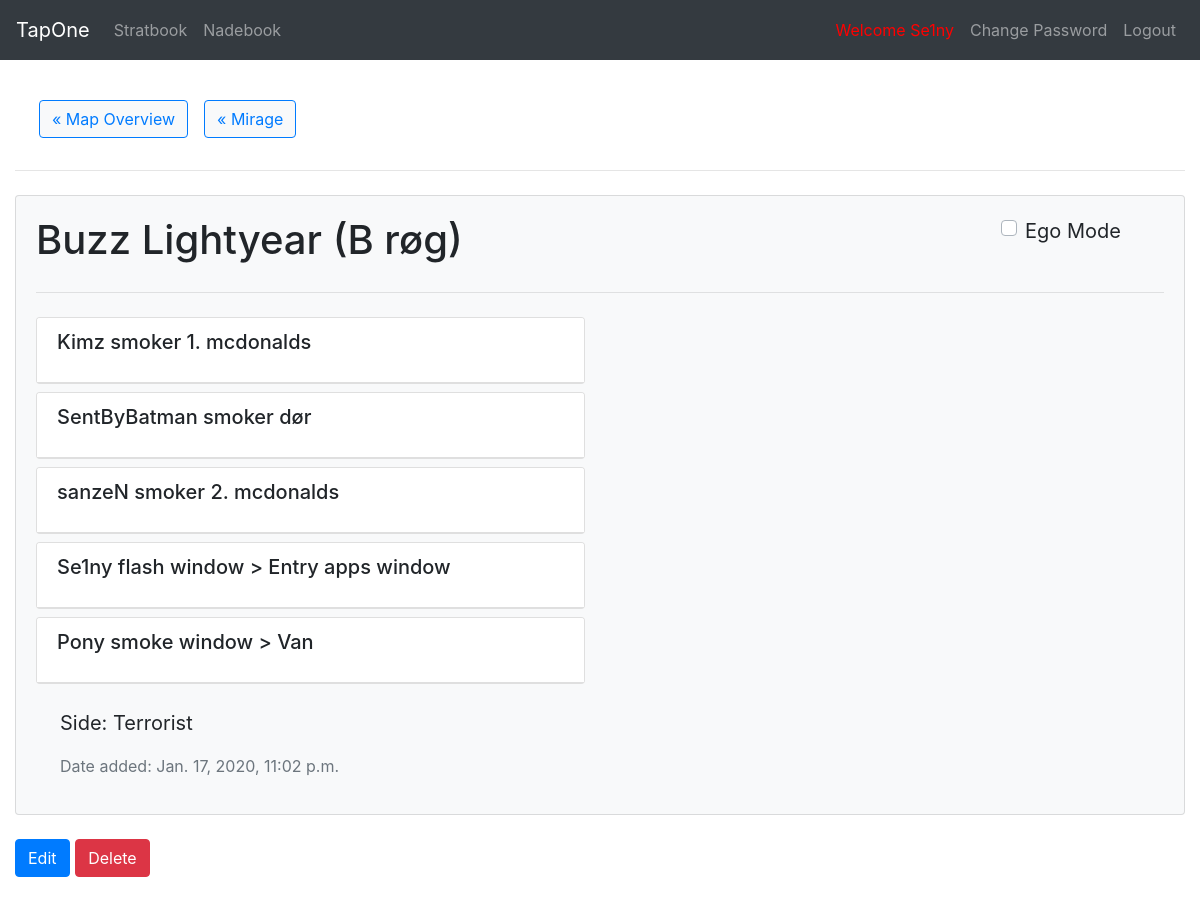
The page /stratbook/strat/1/ (signed in) on the database its author committed.
### StratBook/models.py (models this page shows, shortened)
class Strategy(models.Model):
    TEAM_CHOICES = [
        ('T', 'Terrorist'),
        ('CT', 'Counter-Terrorist')
    ]
    map_name = models.ForeignKey(Map, on_delete=models.CASCADE)
    name = models.CharField(max_length=200)
    team = models.CharField(max_length=2, choices=TEAM_CHOICES)
    added_date = models.DateTimeField('date added', default=timezone.now)
    def team_text(self):
        for (t, name) in self.TEAM_CHOICES:
            if self.team == t:
                return name

class Map(models.Model):
    name = models.CharField(max_length=50)
    active_duty = models.BooleanField(default=True)
    img = models.ImageField(upload_to=map_directory_path, blank=True, null=True)

class Bullet(models.Model):
    text = models.CharField(max_length=200, blank=True)
    strategy = models.ForeignKey(Strategy, on_delete=models.CASCADE)
    player = models.ForeignKey(get_user_model(),
            on_delete=models.SET_NULL, blank=True, null=True)
    nade = models.ForeignKey(Nade, on_delete=models.SET_NULL, blank=True, null=True)
    def replace_player_text(self):
        if self.player:
            name = self.player.username
            return self.text.replace("@player", name)
        else:
            return self.text

### StratBook/views.py (the view)
# urls.py: path('strat/<int:pk>/', views.StrategyDetailView.as_view(), name="strat"),
@method_decorator(login_required, name='dispatch')
@method_decorator(permission_required('StratBook.view_strategy', raise_exception=True), name ='dispatch')
class StrategyDetailView(generic.DetailView):
    model = Strategy
    template_name = 'StratBook/strat_detail.html'
    context_object_name = 'strat'

### StratBook/models.py (called while the page is built)
    def get_setup_image_url(self):
        if (self.setup_img):
            return self.setup_img.url
        if (self.setup_img_link):
            return self.setup_img_link
        return ''

    def get_image_url(self):
        if (self.img):
            return self.img.url
        if (self.img_link):
            return self.img_link
        return ''

    def type_text(self):
        for (t, name) in self.NADE_TYPE_CHOICES:
            if self.nade_type == t:
                return name

    def has_setup(self):
        if (self.setup_img):
            return True
        elif (self.setup_img_link):
            return True
        else:
            return False

### StratBook/templates/StratBook/strat_detail.html (shortened to what this page needs)
{% extends "base.html" %}
{% load static %}
{% block content %}
<link rel="stylesheet" type="text/css" href={% static 'StratBook/css/strat_detail.css' %}>
{% include 'StratBook/_mini_nav.html' %}
<hr>
<div class="card bg-light mt-4">
  <div class="card-body">
    <div class="row">
      <div class="col-10">
        <h1 class="card-title">{{strat.name}}</h1>
      </div>
      <div class="col-2">
        <div class="custom-control custom-checkbox mb-4">
          <label class="custom-control-label" for="egoCheck">Ego Mode</label>
        </div>
      </div>
    </div>
    <hr>
    <p class="card-text">
      <div id="bullets">
        {% if not strat.bullet_set.all %}
        <p class="text-muted">
          <small>No description available for this strategy</small>
        </p>
        {% else %}
          {% for bullet in strat.bullet_set.all %}
            {% include 'StratBook/_bullet_card.html' %}
          {% endfor %}
        {% endif %}
      </div>
      <p class="team mt-4 ml-4">Side: {{strat.team_text}}</p>
      <p class="date text-muted ml-4">
        <small>Date added: {{strat.added_date}}</small>
      </p>
    </p>
  </div>
</div>
{% if perms.StratBook.change_strategy %}
    <a class="btn btn-primary mb-4 mt-4" href={% url 'StratBook:update_strat' strat.id %}>Edit</a>
{% endif %}
{% if perms.StratBook.delete_strategy %}
    <a class="btn btn-danger mb-4 mt-4" href={% url 'StratBook:delete_strat' strat.id %}>Delete</a>
{% endif %}
{% endblock %}

### templates/navbar.html (shortened to what this page needs)
<nav class="navbar navbar-expand-sm navbar-dark bg-dark">
  <a class="navbar-brand" href={% url 'index' %}>TapOne</a>
  <div class="collapse navbar-collapse" id="navbarsExample04">
    <ul class="navbar-nav mr-auto">
      <li class="nav-item">
        <a class="nav-link" href={% url 'StratBook:index' %}>Stratbook</a>
      </li>
      <li class="nav-item">
              <a class="nav-link" href={% url 'StratBook:nadebook' %}>Nadebook</a>
      </li>
    </ul>
    <ul class="navbar-nav ml-auto">
        {% if user.is_authenticated %}
          <li class="nav-item">
            <div class="welcomer"> Welcome {{user.username}}</div>
          </li>
          <li class="nav-item">
            <a class="nav-link" href={% url 'password_change' %}>Change Password</a>
          </li>
          <li class="nav-item">
            <a class="nav-link" href={% url 'logout' %}>Logout</a>
          </li>
        {% endif %}
    </ul>
  </div>
</nav>

### StratBook/templates/StratBook/_mini_nav.html (shortened to what this page needs)
<nav class="navbar navbar-expand-sm">
  <ul class="navbar-nav mr-auto">
    <li class="nav-link">
            <a class="btn btn-outline-primary btn-light"
                    href={% url 'StratBook:index' %}>&laquo Map Overview</a>
    </li>
    {% if strat %}
    <li class="nav-link">
      <a class="btn btn-outline-primary btn-light"
              href={% url 'StratBook:map' strat.map_name.id %}>&laquo; {{strat.map_name.name}}
    </li>
    {% endif %}
  </ul>
</nav>

### StratBook/templates/StratBook/_bullet_card.html (shortened to what this page needs)
<div class="row">
  <div class="col-6">
    <div class="card mt-2">
      <a class="card-link" data-toggle="collapse" data-target="#collapse-{{bullet.id}}"
              aria-expanded="false" aria-controls="collapse-{{bullet.id}}">
        <div class="card-header bg-white" id="heading-{{bullet.id}}">
          <h5>{{bullet.replace_player_text|linebreaks}}</h5>
        </div>
      </a>
    </div>
  </div>
</div>

### TapOne/static/TapOne/css/style.css (style rules this page uses)
nav.bg-dark { padding-top: 10px; padding-bottom: 10px; }
.card-link { text-decoration: none; color: #212529; }
.welcomer { padding: 8px; font-size: 1rem; color: red; }

### rows shown on the page
Strategy: map_name.name "Mirage", name "Buzz Lightyear (B røg)", team_text "Terrorist", added_date "Jan. 17, 2020, 11:02 p.m."
Bullet: replace_player_text "Kimz smoker 1. mcdonalds"
Bullet: replace_player_text "SentByBatman smoker dør"
Bullet: replace_player_text "sanzeN smoker 2. mcdonalds"
Bullet: replace_player_text "Se1ny flash window > Entry apps window"
Bullet: replace_player_text "Pony smoke window > Van"

### other values the page prints
{{ user.username }} "Se1ny"
